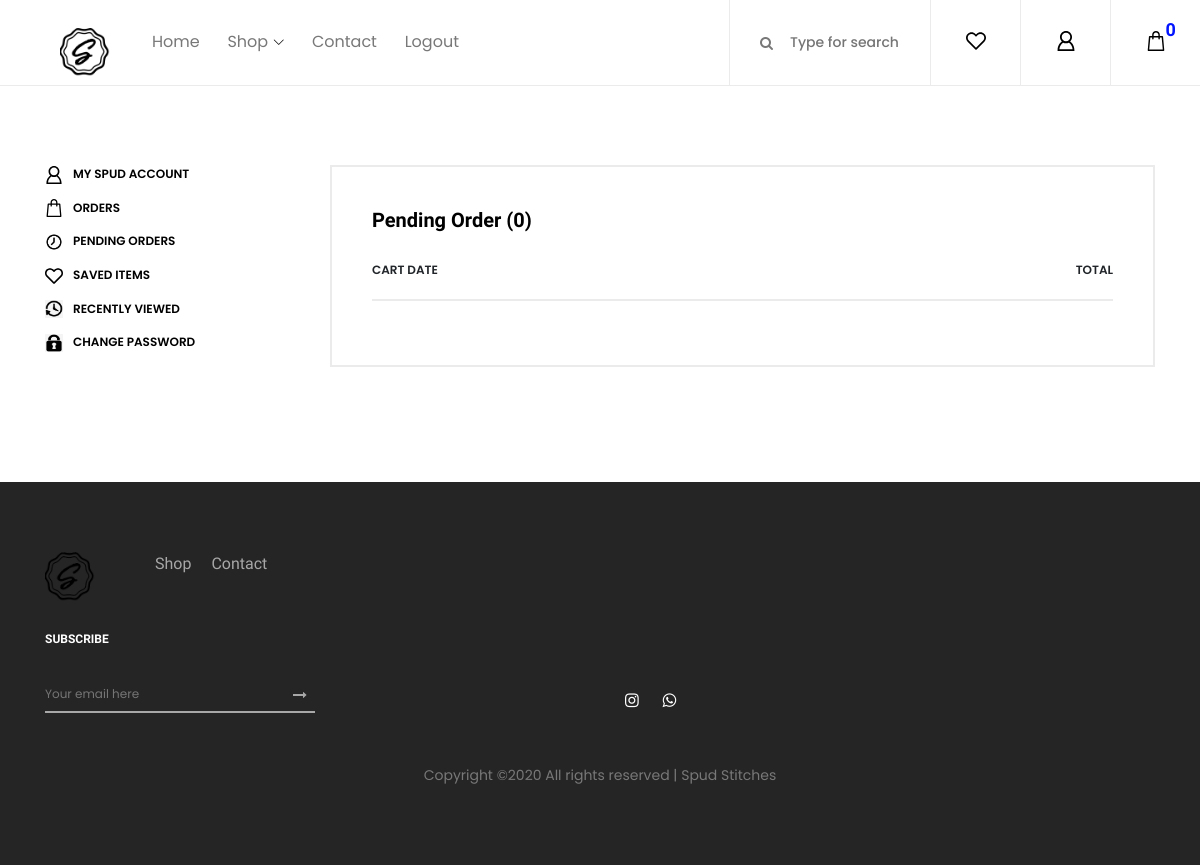
Before: /account/pending-orders/ (signed in) with the older database file.
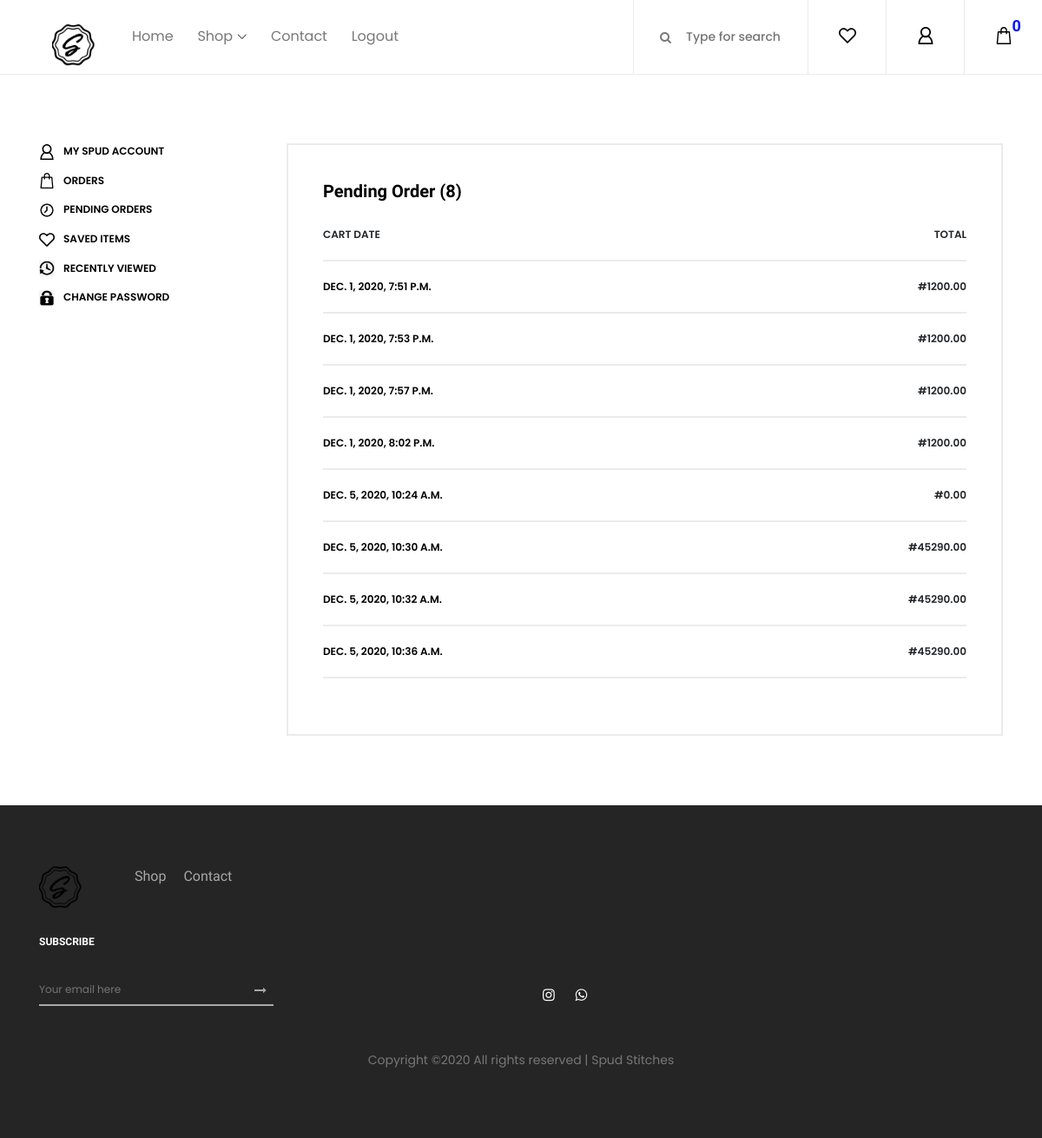
After: the same page with the newer database file.
### index/models.py (models this page shows, shortened)
class Cart(models.Model):
	user = models.ForeignKey(User, on_delete=models.CASCADE)
	name = models.CharField(max_length=500) # First_name and last_name
	address = models.CharField(max_length=500)
	town = models.CharField(max_length=100)
	phoneno = models.CharField(max_length=20)
	email = models.CharField(max_length=50)
	delivered = models.BooleanField(default=False)
	date = models.DateTimeField(auto_now_add=True)
	total_price = models.DecimalField(decimal_places=2, max_digits=10, default=0)
	paymentmethod = models.CharField(max_length=30, default='ondelivery')
	paymentref = models.CharField(max_length=50, default='noref')

### index/views.py (the view)
# urls.py: path('account/pending-orders/', views.pendingOrders, name='pending'),
def pendingOrders(request):
	if request.user.is_authenticated:
		user = User.objects.get(username=request.user.username)
		return render(request, 'pendingOrders.html', {
			'title': 'My Spud Stitches Pending Orders',
			'tags': Tag.objects.all(),
			'cart': request.session.get('cart', {}),
			'pending': user.cart_set.filter(delivered=False)
			})
	messages.error(request, "Please login or signup if you don't have an account yet")
	return redirect(login)

### index/templates/pendingOrders.html
{% extends 'base.html' %}
{% load static %}
{% block content %}
	<section class="shop_grid_area section-padding-80">
		<div class="container">
			<div class="row">
				<div class="col-12 col-md-4 col-lg-3">
					<div class="shop_sidebar_area">
						<div class="widget catagory mb-50">
							<div class="catagories-menu">
								<ul id="menu-content2" class="menu-content collapse show">
									<li data-toggle="collapse" data-target="#clothing">
										<a href="{% url 'account' %}"><img src="{% static 'index/img/core-img/user.svg' %}" class="dac-icons">My Spud Account</a>
									</li>
									<li data-toggle="collapse" data-target="#shoes" class="collapsed">
										<a href="{% url 'orders' %}"><img src="{% static 'index/img/core-img/bag.svg' %}" class="dac-icons">Orders</a>
									</li>
									<li data-toggle="collapse" data-target="#accessories" class="collapsed">
										<a href="{% url 'pending' %}"><img src="{% static 'index/img/core-img/pending.png' %}" class="dac-icons">Pending Orders</a>
									</li>
									<li data-toggle="collapse" data-target="#accessories" class="collapsed">
										<a href="{% url 'wishlist' %}"><img src="{% static 'index/img/core-img/heart.svg' %}"  class="dac-icons">Saved Items</a>
									</li>
									<li data-toggle="collapse" data-target="#accessories" class="collapsed">
										<a href="{% url 'recent' %}"><img src="{% static 'index/img/core-img/recent.png' %}" class="dac-icons">Recently Viewed</a>
									</li>
									<li data-toggle="collapse" data-target="#accessories" class="collapsed">
										<a href="{% url 'changepassword' %}"><img src="{% static 'index/img/core-img/password.png' %}" class="dac-icons">Change Password</a>
									</li>
								</ul>
							</div>
						</div>
					</div>
				</div>
				<div class="col-12 col-md-8 col-lg-9">
					<div class="order-details-confirmation">
                        <div class="cart-page-heading">
                            <h5>Pending Order ({{pending | length}})</h5>
                        </div>
                        <ul class="order-details-form mb-4">
                            <li><span>Cart Date</span> <span>Total</span></li>
                        	{% for cart in pending %}
                            	<li><span><a href="{% url 'order' cart.pk %}">{{cart.date}}</a></span> <span>#{{cart.total_price}}</span></li>
                        	{% endfor %}
                        </ul>
                    </div>
				</div>
			</div>
		</div>
	</section>
{% endblock %}

Changed rows visible on the page:
added Cart: date "DEC. 1, 2020, 7:51 P.M.", total_price "1200.00"
added Cart: date "DEC. 1, 2020, 7:53 P.M.", total_price "1200.00"
added Cart: date "DEC. 1, 2020, 7:57 P.M.", total_price "1200.00"
added Cart: date "DEC. 1, 2020, 8:02 P.M.", total_price "1200.00"
added Cart: date "DEC. 5, 2020, 10:24 A.M.", total_price "0.00"
added Cart: date "DEC. 5, 2020, 10:30 A.M.", total_price "45290.00"
added Cart: date "DEC. 5, 2020, 10:32 A.M.", total_price "45290.00"
added Cart: date "DEC. 5, 2020, 10:36 A.M.", total_price "45290.00"
Other visible differences:
{{ pending | length }}: "0" → "8"
